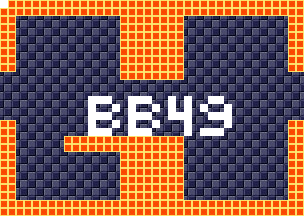

This game map was drawn from its Tiled (.tmx) file and the tilesets committed beside it. A one-line description and the trimmed map source follow:
An orthogonal 38x27 tile map with 8x8 px tiles, 4 tile layers (background, foreground, room numbers, Objects), 15 tilesets.

<map version="1.5" tiledversion="1.7.1" orientation="orthogonal" renderorder="right-down" width="38" height="27" tilewidth="8" tileheight="8" infinite="0" nextlayerid="11" nextobjectid="1">
 <tileset firstgid="1" source="tilesheets/tsKarniMata.tsx" />
 <tileset firstgid="1025" source="tilesheets/tsVoodooWasp.tsx" />
 <tileset firstgid="2049" source="tilesheets/tsBurial.tsx" />
 <tileset firstgid="3073" source="tilesheets/tsBlueTemple.tsx" />
 <tileset firstgid="4097" source="tilesheets/tsGoddess.tsx" />
 <tileset firstgid="5121" source="tilesheets/tsKonark.tsx" />
 <tileset firstgid="6145" name="sEnemies" tilewidth="8" tileheight="8" tilecount="1024" columns="32">
  <image source="../grapx/tilesheets/sObjects.bmp" trans="ff94ff" width="256" height="256" />
 </tileset>
 <tileset firstgid="7169" source="tilesheets/tsIceTemple.tsx" />
 <tileset firstgid="8193" source="tilesheets/tsLavaArea.tsx" />
 <tileset firstgid="9217" source="tilesheets/tsBossArea.tsx" />
 <tileset firstgid="10241" source="tilesheets/tsPegu.tsx" />
 <tileset firstgid="11265" source="tilesheets/sTiwanakuTemple.tsx" />
 <tileset firstgid="12289" source="tilesheets/sIndraTemple.tsx" />
 <tileset firstgid="13313" source="tilesheets/sTeleport.tsx" />
 <tileset firstgid="14337" source="tilesheets/sObjects.tsx" />
 <layer id="2" name="background" width="38" height="27">
  <data>[1026 cells, 1026 non-empty, 2 distinct tile ids]</data>
 </layer>
 <layer id="1" name="foreground" width="38" height="27">
  <data>[1026 cells, 362 non-empty, 1 distinct tile ids]</data>
 </layer>
 <layer id="7" name="room numbers" width="38" height="27">
  <data>[1026 cells, 47 non-empty, 1 distinct tile ids]</data>
 </layer>
 <layer id="10" name="Objects" width="38" height="27">
  <data>[1026 cells, 0 non-empty, 0 distinct tile ids]</data>
 </layer>
</map>
